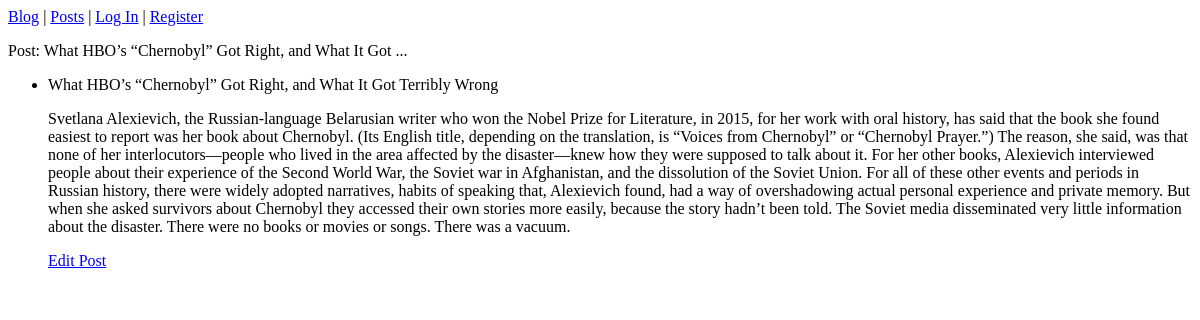
Page /posts/1 on the earlier database version.
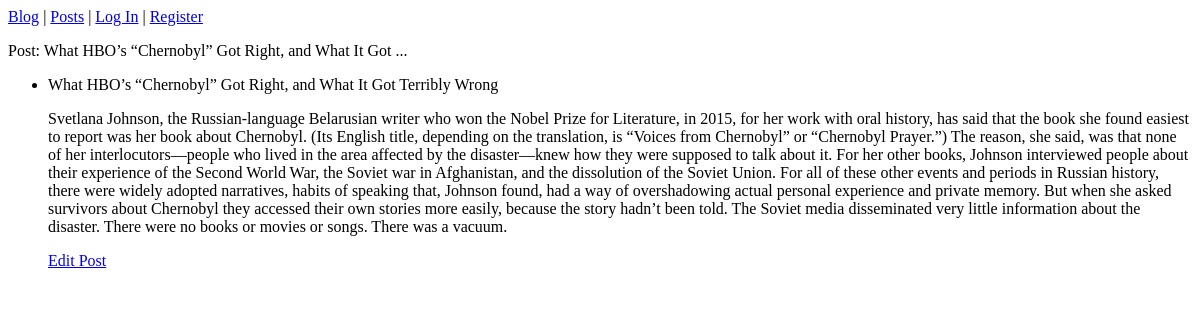
Same page on the later database version.
### blogs/models.py (models this page shows)
class BlogPost(models.Model):
        title = models.CharField(max_length=200)
        text = models.TextField()
        date_added = models.DateTimeField(auto_now_add=True)
        class Meta:
            verbose_name_plural = 'blogposts'
        def __str__(self):
            if len(self.title) < 50:
                return self.title
            else:
                return self.title[:50] + "..."

### blogs/views.py (the view)
# urls.py: path('posts/<int:blogpost_id>',views.post, name='post'),
def post(request,blogpost_id):
    post = BlogPost.objects.get(id=blogpost_id)
    context={'post':post}
    return render(request,'blogs/post.html',context)

### blogs/templates/blogs/post.html
{% extends "blogs/base.html" %}
{% block content %}
    <p>Post: {{ post }} </p>
    <ul>
        {% if post %}
        <li>
            <p>
                {{ post.title }}
            </p>
            <p>
                {{ post.text }}
            </p>
            <p>
                <a href="{% url 'blogs:edit_post' post.id  %}">Edit Post</a>
            </p>
        </li>
        {% else %}
        <li>
            <p>No entries for this topic yet</p>
        </li>
        {% endif %}
    </ul>
{% endblock content %}

Differences in the rows shown:
changed BlogPost "What HBO’s “Chernobyl” Got Right, and What It Got Terribly Wrong": text "Svetlana Alexievich, the Russian-language Belarusian writer who won the Nobel Prize for Literature, in 2015, for her work with oral history, has said that the book she found easiest to report was her book about Chernobyl. (Its English title, depending on the translation, is “Voices from Chernobyl” or “Chernobyl Prayer.”) The reason, she said, was that none of her interlocutors—people who lived in the area affected by the disaster—knew how they were supposed to talk about it. For her other books, Alexievich interviewed people about their experience of the Second World War, the Soviet war in Afghanistan, and the dissolution of the Soviet Union. For all of these other events and periods in…" → "Svetlana Johnson, the Russian-language Belarusian writer who won the Nobel Prize for Literature, in 2015, for her work with oral history, has said that the book she found easiest to report was her book about Chernobyl. (Its English title, depending on the translation, is “Voices from Chernobyl” or “Chernobyl Prayer.”) The reason, she said, was that none of her interlocutors—people who lived in the area affected by the disaster—knew how they were supposed to talk about it. For her other books, Johnson interviewed people about their experience of the Second World War, the Soviet war in Afghanistan, and the dissolution of the Soviet Union. For all of these other events and periods in Russian…"
